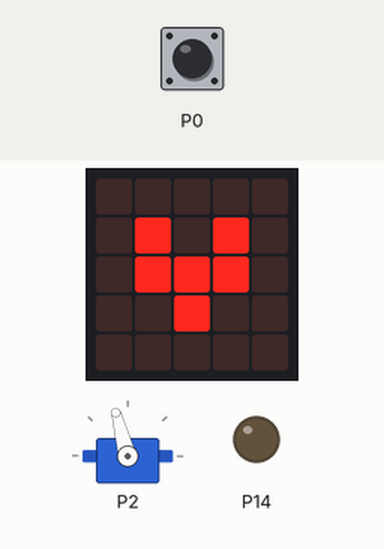
This program was run on a simulated BBC micro:bit (MakeCode). On the bench: the board's 5×5 LED display, servo, output pins drawn as LEDs (lit = HIGH). Inputs (shaded band) come from the test bench; at power-on: P0 LOW.

Above: at 1.8 s.
1.9 s: P0 pulled HIGH for 0.15 s
At 1.98 s:
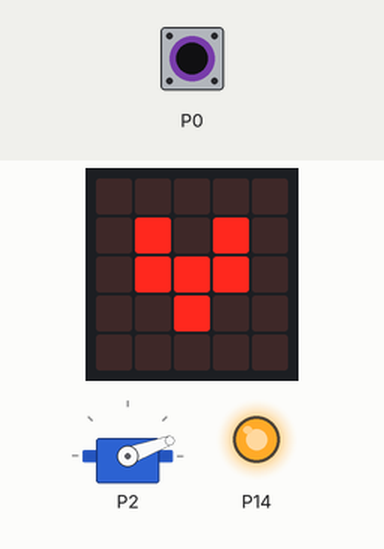
3.5 s: P0 pulled HIGH for 3.2 s
At 7.3 s:
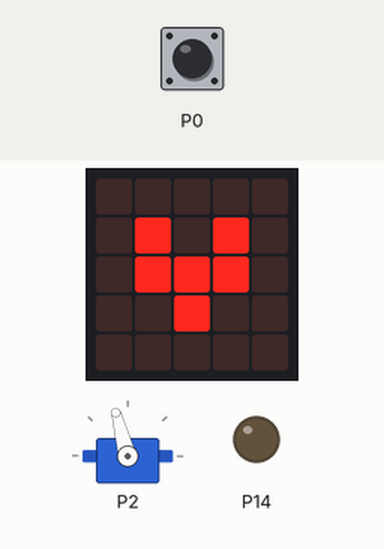
Timing chart, 0 to 8.8 s (numbered marks = the images above; inputs shaded):
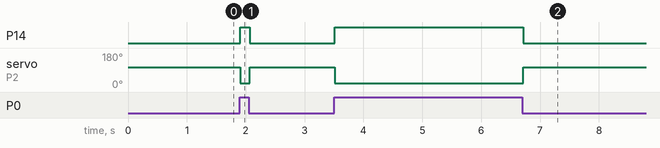

The program:

main.ts
```typescript
basic.showIcon(IconNames.SmallHeart)
basic.forever(function () {
    if (pins.digitalReadPin(DigitalPin.P0) == 1) {
        pins.digitalWritePin(DigitalPin.P14, 1)
        servos.P2.setAngle(20)
    } else {
        pins.digitalWritePin(DigitalPin.P14, 0)
        servos.P2.setAngle(105)
    }
})
```

test.ts
```typescript
// les tests vont ici ; cela ne sera pas compilé si ce paquet est utilisé en tant qu'extension.
```

Measured:
- after the input at 1.9 s, P14: LOW → HIGH at once, → LOW 0.16 s later; servo on P2: 105° → 20° at once, → 105° 0.16 s later
- after the input at 3.5 s, P14: LOW → HIGH at once, → LOW 3.2 s later; servo on P2: 105° → 20° at once, → 105° 3.2 s later
